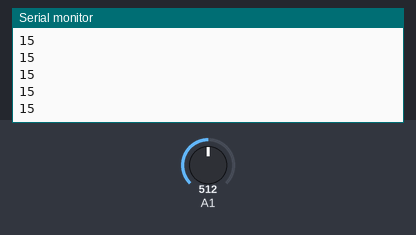
A sketch run on a simulated Arduino Uno, built with avr-gcc and run on an emulated ATmega328P. Shown: the last lines printed to the serial monitor. The test bench sets the inputs (shaded band); at power-on: A1 = 512.

Above: at 1.2 s.
1.3 s: A1 set to 716
At 1.31 s:
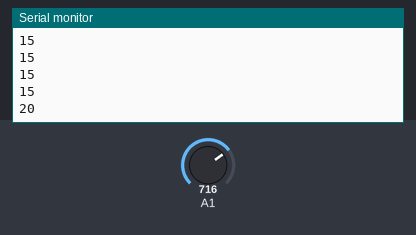
2.8 s: A1 set to 900
At 2.81 s:
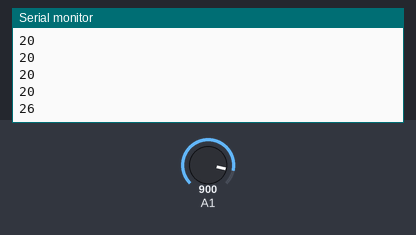
Timing chart, 0 to 5.8 s (numbered marks = the images above; inputs shaded):
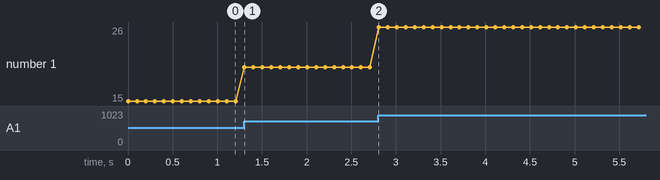

The sketch:

potentiometer.ino
```cpp
void setup() {
  Serial.begin(9600);
}

void loop() {
int x = map(analogRead(A1),0,1023,0,30);
Serial.println(x);
delay(100);
}
```

Measured:
- after the input at 1.3 s, the serial monitor: prints a new line at once (image 1)
- after the input at 2.8 s, the serial monitor: prints a new line at once (image 2)
- plotted number 1: 15 → 20 after the input at 1.3 s, 20 → 26 after the input at 2.8 s
